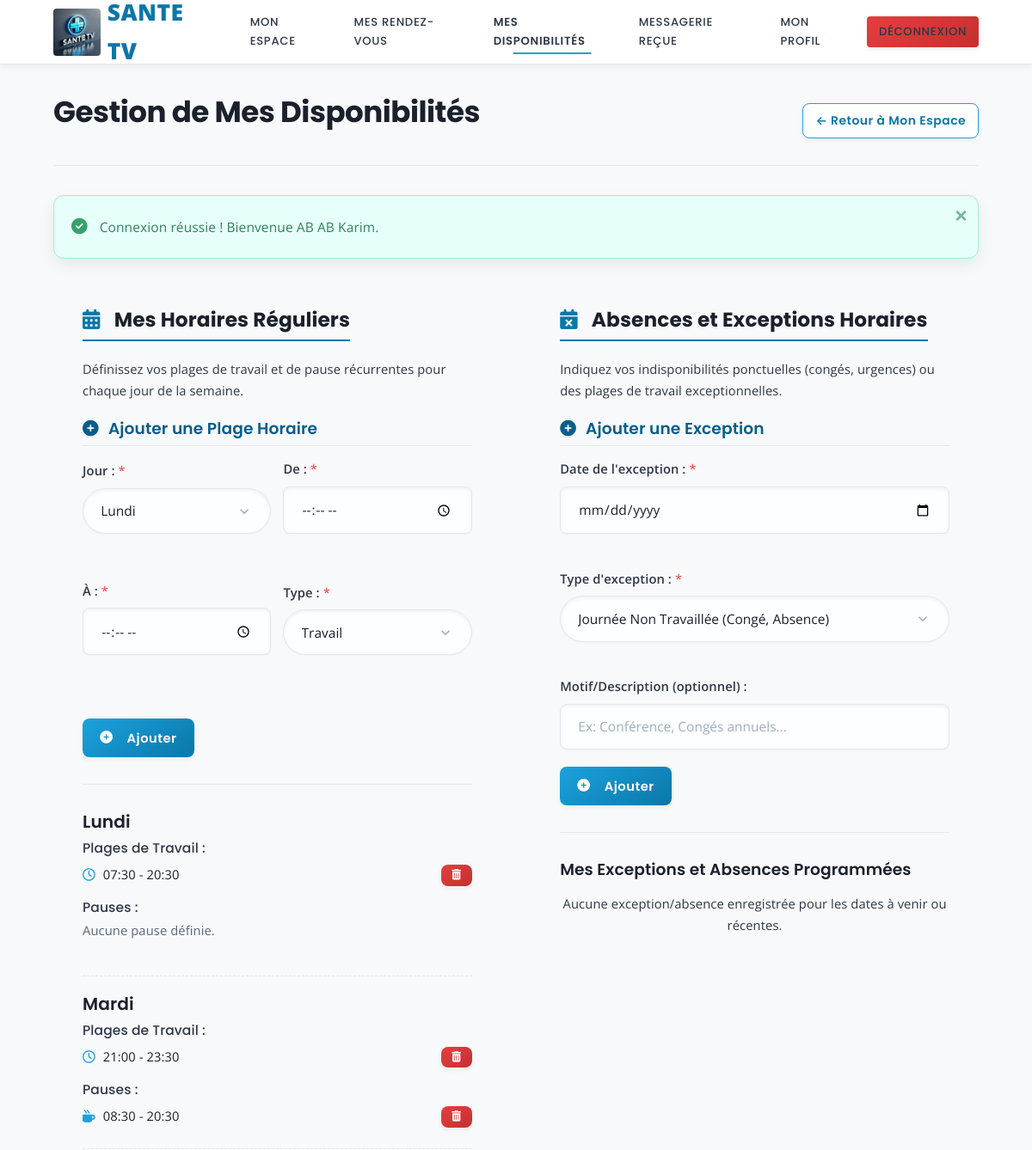
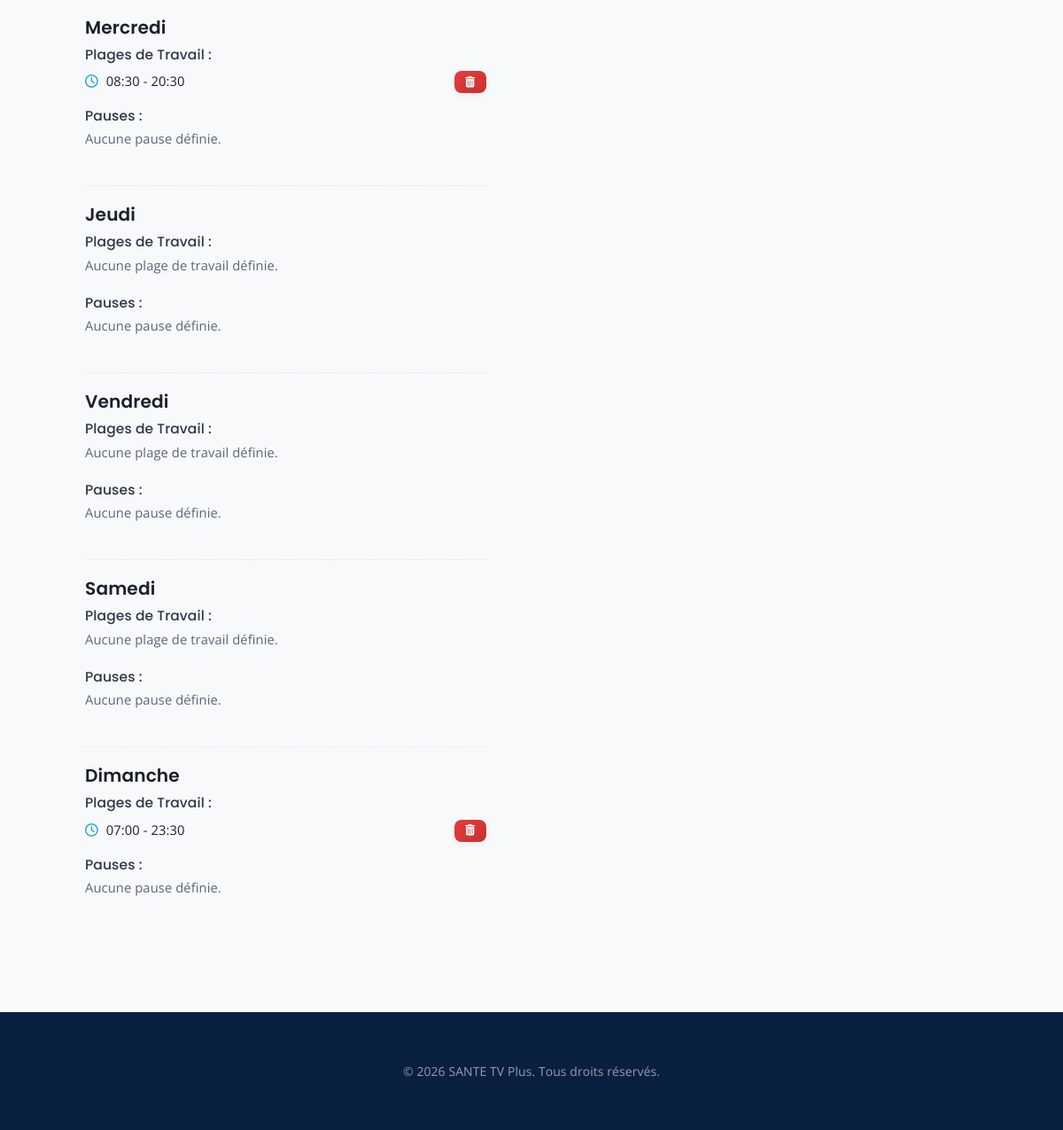
Screenshot of /php/gestion_disponibilites_medecin.php (signed in) with the database file from the repository (2 pictures, top to bottom).
### tables this page shows
CREATE TABLE `disponibilites_medecin` (
  `id` int(11) NOT NULL,
  `medecin_id` int(11) NOT NULL,
  `jour_semaine` tinyint(4) NOT NULL COMMENT '1=Lundi, 2=Mardi, ..., 7=Dimanche (Conforme à ISO-8601 DAYOFWEEK)',
  `heure_debut` time NOT NULL,
  `heure_fin` time NOT NULL,
  `type_plage` enum('travail','pause') DEFAULT 'travail'
);

### php/gestion_disponibilites_medecin.php (the view, shortened to what the rows shown need)
<?php
require 'db.php';
$medecin_id_dispo = $_SESSION['utilisateur_id'];
$jours_semaine_map_dispo = [
    1 => 'Lundi', 2 => 'Mardi', 3 => 'Mercredi',
    4 => 'Jeudi', 5 => 'Vendredi', 6 => 'Samedi', 0 => 'Dimanche'
];
$ordre_affichage_jours_dispo = [1, 2, 3, 4, 5, 6, 0];
$stmt_dispos_reg_list = $pdo->prepare(
    "SELECT id, jour_semaine, TIME_FORMAT(heure_debut, '%H:%i') AS heure_debut_formatee,
            TIME_FORMAT(heure_fin, '%H:%i') AS heure_fin_formatee, type_plage
     FROM disponibilites_medecin
     WHERE medecin_id = :medecin_id
     ORDER BY jour_semaine ASC, type_plage ASC, heure_debut_formatee ASC"
);
$stmt_dispos_reg_list->execute([':medecin_id' => $medecin_id_dispo]);
$dispos_reg_db_list = $stmt_dispos_reg_list->fetchAll(PDO::FETCH_ASSOC);
$dispos_par_jour_view = array_fill(0, 7, ['travail' => [], 'pause' => []]);
foreach ($dispos_reg_db_list as $dispo_item_view) {
    $dispos_par_jour_view[$dispo_item_view['jour_semaine']][$dispo_item_view['type_plage']][] = $dispo_item_view;
}
?>
<!DOCTYPE html>
<html lang="fr">
<head>
    <link rel="stylesheet" href="../assets/css/styles.css">
    <link rel="stylesheet" href="https://cdnjs.cloudflare.com/ajax/libs/font-awesome/6.5.1/css/all.min.css">
</head>
<body class="profile-page body-gestion-dispo">
<main class="main-content section-padding">
    <div class="container">
        <div class="page-header">
            <h1 class="page-main-title">Gestion de Mes Disponibilités</h1>
        </div>
        <div class="profile-content-grid">
            <section id="horairesReguliersSection" class="profile-section card availability-management-section">
                <h2 class="section-title"><i class="fas fa-calendar-alt icon-left"></i>Mes Horaires Réguliers</h2>
                <?php
                $hasAnyDispoReg = false;
                foreach ($ordre_affichage_jours_dispo as $num_j) { if (!empty($dispos_par_jour_view[$num_j]['travail']) || !empty($dispos_par_jour_view[$num_j]['pause'])) { $hasAnyDispoReg = true; break; } }
                if (!$hasAnyDispoReg): ?>
                    <p class="no-slots-message text-center">Vous n'avez pas encore défini d'horaires réguliers.</p>
                <?php else: ?>
                    <?php foreach ($ordre_affichage_jours_dispo as $num_jour_affic_dispo): ?>
                    <div class="availability-day-group">
                        <h3><?= $jours_semaine_map_dispo[$num_jour_affic_dispo] ?></h3>
                        <h4 class="availability-type-title">Plages de Travail :</h4>
                        <?php if (!empty($dispos_par_jour_view[$num_jour_affic_dispo]['travail'])): ?>
                            <ul class="list-unstyled time-slots-list">
                                <?php foreach ($dispos_par_jour_view[$num_jour_affic_dispo]['travail'] as $plage_travail): ?>
                                    <li class="time-slot-entry">
                                        <span class="slot-time"><i class="far fa-clock icon-left"></i><?= htmlspecialchars($plage_travail['heure_debut_formatee']) ?> - <?= htmlspecialchars($plage_travail['heure_fin_formatee']) ?></span>
                                        <span class="slot-actions">
                                            <a href="supprimer_dispo.php?id=<?= $plage_travail['id'] ?>" class="btn btn-xs btn-danger" onclick="return confirm('Supprimer cette plage de travail ?')" title="Supprimer"><i class="fas fa-trash-alt"></i></a>
                                        </span>
                                    </li>
                                <?php endforeach; ?>
                            </ul>
                        <?php else: ?><p class="no-slots-message text-muted"><i>Aucune plage de travail définie.</i></p><?php endif; ?>
                        <h4 class="availability-type-title" style="margin-top:0.75rem;">Pauses :</h4>
                        <?php if (!empty($dispos_par_jour_view[$num_jour_affic_dispo]['pause'])): ?>
                            <ul class="list-unstyled time-slots-list">
                                <?php foreach ($dispos_par_jour_view[$num_jour_affic_dispo]['pause'] as $plage_pause): ?>
                                    <li class="time-slot-entry">
                                        <span class="slot-time"><i class="fas fa-mug-hot icon-left"></i><?= htmlspecialchars($plage_pause['heure_debut_formatee']) ?> - <?= htmlspecialchars($plage_pause['heure_fin_formatee']) ?></span>
                                        <span class="slot-actions">
                                            <a href="supprimer_dispo.php?id=<?= $plage_pause['id'] ?>" class="btn btn-xs btn-danger" onclick="return confirm('Supprimer cette plage de pause ?')" title="Supprimer"><i class="fas fa-trash-alt"></i></a>
                                        </span>
                                    </li>
                                <?php endforeach; ?>
                            </ul>
                        <?php else: ?><p class="no-slots-message text-muted"><i>Aucune pause définie.</i></p><?php endif; ?>
                    </div>
                    <?php endforeach; ?>
                <?php endif; ?>
            </section>
            <section id="exceptionsHorairesSection" class="profile-section card availability-management-section">
                <h2 class="section-title"><i class="fas fa-calendar-times icon-left"></i>Absences et Exceptions Horaires</h2>
            </section>
        </div>
    </div>
</main>
</body>
</html>

### rows the page displays
disponibilites_medecin: heure_debut_formatee "07:30", heure_fin_formatee "20:30"
disponibilites_medecin: heure_debut_formatee "21:00", heure_fin_formatee "23:30"
disponibilites_medecin: heure_debut_formatee "08:30", heure_fin_formatee "20:30"
disponibilites_medecin: heure_debut_formatee "08:30", heure_fin_formatee "20:30"
disponibilites_medecin: heure_debut_formatee "07:00", heure_fin_formatee "23:30"

### other values shown
$flash_message_dispo_page "Connexion réussie ! Bienvenue AB AB Karim."
$jours_semaine_map_dispo[$num_jour_affic_dispo] "Lundi"
$jours_semaine_map_dispo[$num_jour_affic_dispo] "Mardi"
$jours_semaine_map_dispo[$num_jour_affic_dispo] "Mercredi"
$jours_semaine_map_dispo[$num_jour_affic_dispo] "Jeudi"
$jours_semaine_map_dispo[$num_jour_affic_dispo] "Vendredi"
$jours_semaine_map_dispo[$num_jour_affic_dispo] "Samedi"
$jours_semaine_map_dispo[$num_jour_affic_dispo] "Dimanche"
form field jour_semaine "Lundi"
